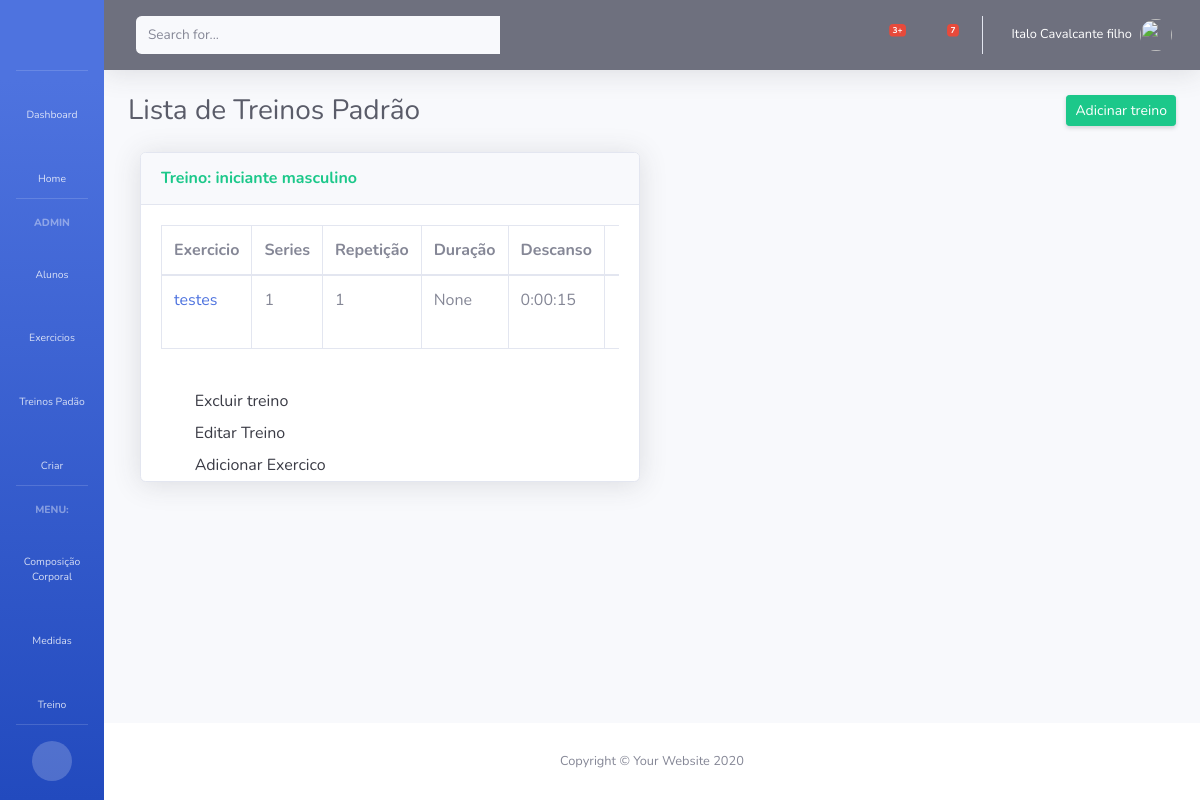
/treinosP/ (signed in), run on the app's committed database.
### pessonal/models.py (models this page shows, shortened)
class Treino(models.Model):
    aluno = models.ManyToManyField(User)
    titulo = models.CharField(max_length=250)
    validade = models.DateTimeField(default = timezone.now)
    tipo = models.CharField(max_length=50,null=True,blank= True)

class TreinoEx(models.Model):
    exercicio = models.ForeignKey(Exercicio,on_delete= models.PROTECT)
    treino = models.ForeignKey(Treino,on_delete= models.CASCADE)
    series = models.IntegerField()
    repeticao = models.IntegerField(null = True, blank = True)
    duracao = models.DurationField(null = True, blank= True)
    descanco = models.DurationField()

class Exercicio(models.Model):
    titulo = models.CharField(max_length=250)
    musclulo_primario = models.ManyToManyField(Musculos ,related_name='principal')
    musculos_secundarios = models.ManyToManyField(Musculos, related_name='secundario')
    video = models.CharField(max_length=250)
    tipo = models.CharField(max_length=250) #cadio, força...
    equipamento = models.CharField(max_length=250)
    instrucoes = models.TextField()
    def __str__(self):
        return str(self.titulo)

### pessonal/views.py (the view)
# urls.py: path('treinosP/', views.listTreinoPadrao, name = 'treinosP'),
@permission_required('pessonal.view_treino')
def listTreinoPadrao(request):
    treino = Treino.objects.filter(tipo = "padrao")
    ex = TreinoEx.objects.filter(treino__in = treino)
    treform = TreinoForm()
    exform = TreinoExForm()
    data = {'treinos':treino,'exs':ex,'treform':treform,'exform':exform}
    return render(request, 'perssonal/treino_list _padrao.html',data)

### pessonal/forms.py
class TreinoForm(ModelForm):
    class Meta:
        model = Treino
        exclude = ['aluno','tipo']

class TreinoExForm(ModelForm):
    class Meta:
        model = TreinoEx
        exclude = [ 'treino']

### pessonal/templates/perssonal/treino_list _padrao.html (shortened to what this page needs)
{% extends 'base.html' %}
{% load widget_tweaks %}
{% block content %}
    <div class="d-sm-flex align-items-center justify-content-between mb-4">
      <h1 class="h3 mb-0 text-gray-800">Lista de Treinos Padrão</h1>
      <a class="d-none d-sm-inline-block btn btn-sm btn-success shadow-sm" href="#" data-toggle="modal" data-target="#treinoModal">Adicinar treino </a>
    </div>
    {% for treino in treinos %}
    <div class="col-lg-6 mb-4">
        <div class="card shadow mb-4">
          <a href="#collapseCard{{ treino.pk }}" class="d-block card-header py-3" data-toggle="collapse" role="button" aria-expanded="true" aria-controls="collapseCardExample">
            <h6 class="m-0 font-weight-bold text-success">Treino: {{ treino.titulo}}</h6>
          </a>
          <div class="collapse show" id="collapseCard{{ treino.pk }}">
              <div class="card-body">
                <div class="table-responsive">
                    <table class="table table-bordered" id="dataTable" width="100%" cellspacing="0">
                      <thead>
                        <tr>
                          <th>Exercicio</th>
                          <th>Series</th>
                          <th>Repetição</th>
                          <th>Duração</th>
                          <th>Descanso</th>
                          <th></th>
                        </tr>
                      </thead>
                      <tbody>
            		   {% for ex in exs  %}
            		     {% if ex.treino == treino %}
                        	<tr>
                         	 <td><a href="{% url 'exercicodetalhes' ex.exercicio.pk %}">{{ ex.exercicio}} </a></td>
                          	 <td>{{ ex.series }}</td>
                          	 <td> {{ ex.repeticao }}</td>
                          	 <td>{{ ex.duracao }}</td>
                          	 <td>{{ ex.descanco }}</td>
                          	 <td>
        	                     <div class="col-auto">
                                  </div>
                                  <div class="col-auto">
                                  </div>
                          	 </td>
                        	</tr>
            		     {% endif %}
            		   {% endfor %}
                      </tbody>
                    </table>
                  </div>
              </div>
            <a class="dropdown-item" href="{% url 'deltreino' treino.pk %}" >
                <i class="fas fa-window-close  fa-sm fa-fw mr-2 text-gray-400"></i>
                Excluir treino
            </a>
            <a class="dropdown-item" href="{% url 'treinoPedit' treino.pk %}" >
                <i class="fas fa-edit  fa-sm fa-fw mr-2 text-gray-400"></i>
                Editar Treino
            </a>
            <a class="dropdown-item" href="#" data-toggle="modal" data-target="#exeModal{{treino.pk}}">
                <i class="fas fa-sign-out-alt fa-sm fa-fw mr-2 text-gray-400"></i>
                Adicionar Exercico
            </a>
            </div>
          </div>
        </div>
    {% endfor %}
  </div>
{% endblock content %}

### templates/base.html (shortened to what this page needs)
{% load static %}
<!DOCTYPE html>
<html lang="pt-br>
<head>
    <meta charset="UTF-8">
  <link href="{% static 'vendor/fontawesome-free/css/all.css' %}" rel="stylesheet" type="text/css">
  <link href="{% static 'css/sb-admin-2.css' %}" rel="stylesheet">
</head>
<body id="page-top">
  <div id="wrapper">
    <ul class="navbar-nav bg-gradient-primary sidebar sidebar-dark accordion toggled" id="accordionSidebar">
      <a class="sidebar-brand d-flex align-items-center justify-content-center" href="index.html">
      </a>
      <hr class="sidebar-divider my-0">
      <li class="nav-item ">
        <a class="nav-link" href="{% url 'dash' %}">
          <i class="fas fa-fw fa-tachometer-alt"></i>
          <span>Dashboard</span></a>
      </li>
      <li class="nav-item">
        <a class="nav-link" href="{% url 'home' %}">
          <i class="fas fa-fw fa-home"></i>
          <span>Home</span></a>
      </li>
     {% if user.is_superuser %}
      <hr class="sidebar-divider">
      <div class="sidebar-heading">
        Admin
      </div>
      <li class="nav-item">
        <a class="nav-link" href="{% url 'alunos' %}">
          <span>Alunos</span></a>
      </li>
      <li class="nav-item">
        <a class="nav-link" href="{% url 'exerciciolist' %}">
          <span>Exercicios</span></a>
      </li>
      <li class="nav-item">
        <a class="nav-link" href="{% url 'treinosP'%}">
          <i class="fas fa-fw fa-clipboard-list"></i>
          <span>Treinos Padão</span></a>
      </li>
      <li class="nav-item">
        <a class="nav-link collapsed" href="#" data-toggle="collapse" data-target="#collapseTwo" aria-expanded="true" aria-controls="collapseTwo">
          <i class="fas fa-fw fa-plus-circle"></i>
          <span>Criar</span>
        </a>
      </li>
      {% endif %}
      {% if user.is_authenticated %}
      <hr class="sidebar-divider">
      <div class="sidebar-heading">
        Menu:
      </div>
      <li class="nav-item">
        <a class="nav-link" href="{% url 'ComposiList' user.pk %}">
          <span>Composição Corporal</span></a>
      </li>
      <li class="nav-item">
        <a class="nav-link" href="{% url 'medidasList' user.pk %}">
          <span>Medidas</span></a>
      </li>
      <li class="nav-item">
        <a class="nav-link" href="{% url 'treinos' user.pk %}">
          <i class="fas fa-fw fa-clipboard-list"></i>
          <span>Treino</span></a>
      </li>
      <hr class="sidebar-divider d-none d-md-block">
      <div class="text-center d-none d-md-inline">
        <button class="rounded-circle border-0" id="sidebarToggle"></button>
      </div>
        {% endif %}
    </ul>
    <div id="content-wrapper" class="d-flex flex-column">
      <div id="content">
        <nav class="navbar navbar-expand navbar-light bg-gray-700 topbar mb-4 static-top shadow">
          <form class="d-none d-sm-inline-block form-inline mr-auto ml-md-3 my-2 my-md-0 mw-100 navbar-search">
            <div class="input-group">
              <input type="text" class="form-control bg-light border-0 small" placeholder="Search for..." aria-label="Search" aria-describedby="basic-addon2">
              <div class="input-group-append">
                <button class="btn btn-green" type="button">
                  <i class="fas fa-search fa-sm"></i>
                </button>
              </div>
            </div>
          </form>
          <ul class="navbar-nav ml-auto">
            <li class="nav-item dropdown no-arrow mx-1">
              <a class="nav-link dropdown-toggle" href="#" id="alertsDropdown" role="button" data-toggle="dropdown" aria-haspopup="true" aria-expanded="false">
                <i class="fas fa-bell fa-fw"></i>
                <span class="badge badge-danger badge-counter">3+</span>
              </a>
            </li>
            <li class="nav-item dropdown no-arrow mx-1">
              <a class="nav-link dropdown-toggle" href="#" id="messagesDropdown" role="button" data-toggle="dropdown" aria-haspopup="true" aria-expanded="false">
                <i class="fas fa-envelope fa-fw"></i>
                <span class="badge badge-danger badge-counter">7</span>
              </a>
            </li>
            {% if user.is_authenticated %}
            <li class="nav-item dropdown no-arrow">
              <a class="nav-link dropdown-toggle" href="#" id="userDropdown" role="button" data-toggle="dropdown" aria-haspopup="true" aria-expanded="false">
                <span class="mr-2 d-none d-lg-inline text-white small">{{user.first_name}} {{user.last_name}}</span>
                <img class="img-profile rounded-circle" src="https://d1nhio0ox7pgb.cloudfront.net/_img/o_collection_png/green_dark_grey/512x512/plain/user.png">
              </a>
            </li>
            {% endif %}
          </ul>
        </nav>
        <div class="container-fluid">
            {% block content %}
            {% endblock content %}
        </div>
      </div>
      <footer class="sticky-footer bg-white">
        <div class="container my-auto">
          <div class="copyright text-center my-auto">
            <span>Copyright &copy; Your Website 2020</span>
          </div>
        </div>
      </footer>
    </div>
</body>
</html>

### data on the page
Treino: titulo "iniciante masculino"
TreinoEx: exercicio "testes", series "1", repeticao "1", duracao "None", descanco "0:00:15"

### other printed values
{{ user.first_name }} "Italo"
{{ user.last_name }} "Cavalcante filho"
